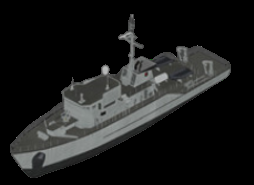
%> input picture Battleship.png, 254 x 185 px
$ octave --eval "result = LoadImageBattleship;"   (GNU Octave 9; MATLAB toolbox functions it lacks are replaced by stand-ins)
%> lines starting %> are read from the running program, lines starting %| are printed output that depends on the picture
function [v_ImageBat,v_AlphaBat]=LoadImageBattleship()

[v_ImageBat, ~, v_AlphaBat]	= imread('Battleship.png');
%> v_ImageBat is the input picture: size 185x254x3 uint8; mean R, G, B 27.3, 28, 27.4
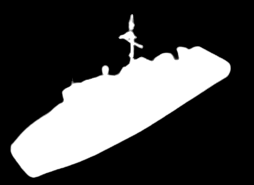
%> v_AlphaBat: size 185x254 uint8; min 0, max 255, mean 71.7
v_ImageBat = imresize(v_ImageBat, [100 400], 'lanczos3' );
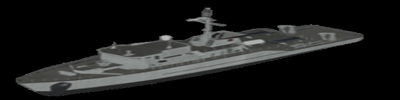
%> v_ImageBat: size 100x400x3 uint8; mean R, G, B 27.4, 28, 27.5
v_AlphaBat = imresize(v_AlphaBat, [100 400], 'lanczos3' );
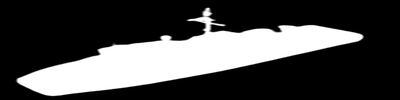
%> v_AlphaBat: size 100x400 uint8; min 0, max 255, mean 71.7

$ run again, with 6186627.png copied over Battleship.png
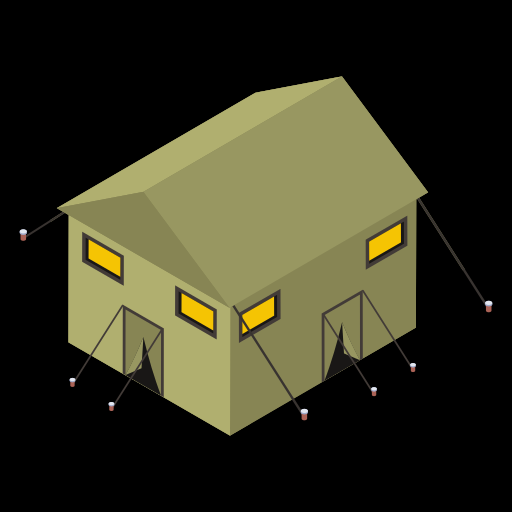
%> input picture 6186627.png, 512 x 512 px
%> in LoadImageBattleship, v_ImageBat is the input picture: size 512x512x3 uint8; mean R, G, B 51.8, 50.7, 31.6
%> in LoadImageBattleship, `v_ImageBat = imresize(v_ImageBat, [100 400], 'lanczos3' );`:
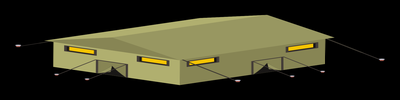
%> v_ImageBat: size 100x400x3 uint8; mean R, G, B 51.9, 50.8, 31.7
%> in LoadImageBattleship, `v_AlphaBat = imresize(v_AlphaBat, [100 400], 'lanczos3' );`:
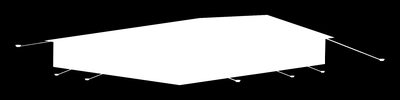
%> v_AlphaBat: size 100x400 uint8; min 0, max 255, mean 88.8
